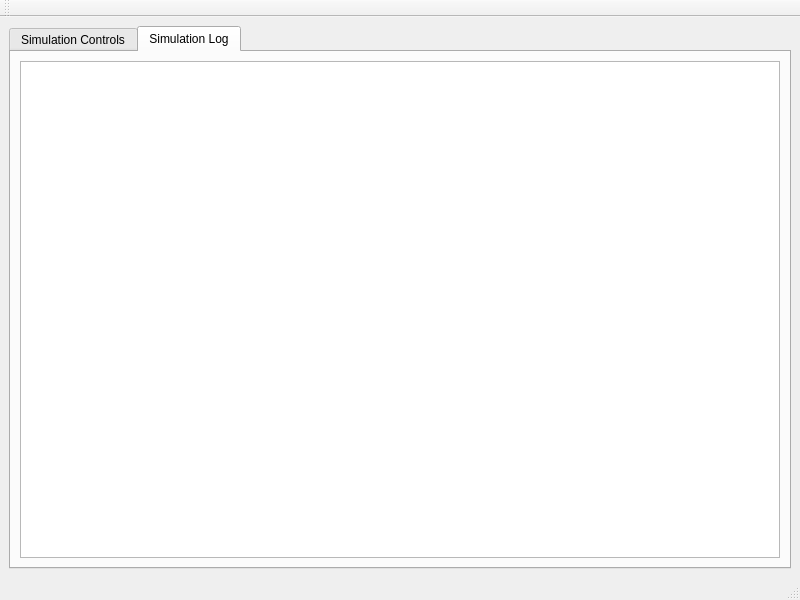
<?xml version="1.0" encoding="UTF-8"?>
<ui version="4.0">
 <class>MainWindow</class>
 <widget class="QMainWindow" name="MainWindow">
  <property name="geometry">
   <rect>
    <x>0</x>
    <y>0</y>
    <width>800</width>
    <height>600</height>
   </rect>
  </property>
  <property name="windowTitle">
   <string>Test Application</string>
  </property>
  <widget class="QWidget" name="centralWidget">
   <layout class="QVBoxLayout" name="verticalLayout">
    <item>
     <widget class="QTabWidget" name="tabWidget">
      <property name="currentIndex">
       <number>1</number>
      </property>
      <widget class="QWidget" name="controlTab">
       <attribute name="title">
        <string>Simulation Controls</string>
       </attribute>
       <layout class="QVBoxLayout" name="verticalLayout_2">
        <item>
         <layout class="QHBoxLayout" name="horizontalLayout">
          <item>
           <widget class="QPushButton" name="startButton">
            <property name="text">
             <string>Start Simulation</string>
            </property>
           </widget>
          </item>
          <item>
           <widget class="QPushButton" name="stopButton">
            <property name="text">
             <string>Stop Simulation</string>
            </property>
           </widget>
          </item>
         </layout>
        </item>
        <item>
         <widget class="QGroupBox" name="profileGroupBox">
          <property name="title">
           <string>Profile Management</string>
          </property>
          <layout class="QGridLayout" name="gridLayout">
           <item row="0" column="0">
            <widget class="QLabel" name="label">
             <property name="text">
              <string>Current Profile:</string>
             </property>
            </widget>
           </item>
           <item row="0" column="1">
            <widget class="QComboBox" name="profileComboBox"/>
           </item>
           <item row="0" column="2">
            <widget class="QPushButton" name="createProfileButton">
             <property name="text">
              <string>Create Profile</string>
             </property>
            </widget>
           </item>
           <item row="0" column="3">
            <widget class="QPushButton" name="deleteProfileButton">
             <property name="text">
              <string>Delete Profile</string>
             </property>
            </widget>
           </item>
          </layout>
         </widget>
        </item>
        <item>
         <widget class="QGroupBox" name="controlIQGroupBox">
          <property name="title">
           <string>Control-IQ Technology</string>
          </property>
          <layout class="QGridLayout" name="gridLayout_2">
           <item row="0" column="0">
            <widget class="QCheckBox" name="controlIQCheckBox">
             <property name="text">
              <string>Enable Control-IQ</string>
             </property>
            </widget>
           </item>
           <item row="1" column="0">
            <widget class="QLabel" name="modeLabel">
             <property name="text">
              <string>Mode:</string>
             </property>
            </widget>
           </item>
           <item row="1" column="1">
            <widget class="QComboBox" name="modeComboBox">
             <item>
              <property name="text">
               <string>Normal</string>
              </property>
             </item>
             <item>
              <property name="text">
               <string>Sleep</string>
              </property>
             </item>
             <item>
              <property name="text">
               <string>Exercise</string>
              </property>
             </item>
            </widget>
           </item>
           <item row="2" column="0">
            <widget class="QLabel" name="hypoThresholdLabel">
             <property name="text">
              <string>Hypo Prevention Threshold:</string>
             </property>
            </widget>
           </item>
           <item row="2" column="1">
            <widget class="QSpinBox" name="hypoThresholdSpinBox">
             <property name="minimum">
              <number>60</number>
             </property>
             <property name="maximum">
              <number>90</number>
             </property>
             <property name="value">
              <number>70</number>
             </property>
            </widget>
           </item>
           <item row="3" column="0">
            <widget class="QLabel" name="hyperThresholdLabel">
             <property name="text">
              <string>Hyper Prevention Threshold:</string>
             </property>
            </widget>
           </item>
           <item row="3" column="1">
            <widget class="QSpinBox" name="hyperThresholdSpinBox">
             <property name="minimum">
              <number>160</number>
             </property>
             <property name="maximum">
              <number>200</number>
             </property>
             <property name="value">
              <number>180</number>
             </property>
            </widget>
           </item>
          </layout>
         </widget>
        </item>
        <item>
         <spacer name="verticalSpacer">
          <property name="orientation">
           <enum>Qt::Vertical</enum>
          </property>
          <property name="sizeHint" stdset="0">
           <size>
            <width>20</width>
            <height>40</height>
           </size>
          </property>
         </spacer>
        </item>
       </layout>
      </widget>
      <widget class="QWidget" name="logTab">
       <attribute name="title">
        <string>Simulation Log</string>
       </attribute>
       <layout class="QVBoxLayout" name="verticalLayout_3">
        <item>
         <widget class="QTextEdit" name="logTextEdit">
          <property name="readOnly">
           <bool>true</bool>
          </property>
         </widget>
        </item>
       </layout>
      </widget>
     </widget>
    </item>
   </layout>
  </widget>
  <widget class="QMenuBar" name="menuBar">
   <property name="geometry">
    <rect>
     <x>0</x>
     <y>0</y>
     <width>800</width>
     <height>21</height>
    </rect>
   </property>
  </widget>
  <widget class="QToolBar" name="mainToolBar">
   <attribute name="toolBarArea">
    <enum>TopToolBarArea</enum>
   </attribute>
   <attribute name="toolBarBreak">
    <bool>false</bool>
   </attribute>
  </widget>
  <widget class="QStatusBar" name="statusBar"/>
 </widget>
 <resources/>
 <connections/>
</ui> 
